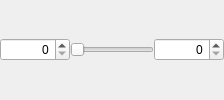
<?xml version="1.0" encoding="UTF-8"?>
<ui version="4.0">
 <class>SliderFilter</class>
 <widget class="QFrame" name="SliderFilter">
  <property name="sizePolicy">
   <sizepolicy hsizetype="Preferred" vsizetype="Preferred">
    <horstretch>0</horstretch>
    <verstretch>0</verstretch>
   </sizepolicy>
  </property>
  <property name="windowTitle">
   <string>SliderFilter</string>
  </property>
  <property name="accessibleName">
   <string/>
  </property>
  <layout class="QHBoxLayout" name="horizontalLayout">
   <property name="spacing">
    <number>0</number>
   </property>
   <property name="leftMargin">
    <number>0</number>
   </property>
   <property name="topMargin">
    <number>0</number>
   </property>
   <property name="rightMargin">
    <number>0</number>
   </property>
   <property name="bottomMargin">
    <number>0</number>
   </property>
   <item>
    <widget class="QSpinBox" name="spinBoxRangeMin">
     <property name="minimumSize">
      <size>
       <width>70</width>
       <height>0</height>
      </size>
     </property>
     <property name="alignment">
      <set>Qt::AlignRight|Qt::AlignTrailing|Qt::AlignVCenter</set>
     </property>
     <property name="buttonSymbols">
      <enum>QAbstractSpinBox::UpDownArrows</enum>
     </property>
     <property name="minimum">
      <number>0</number>
     </property>
     <property name="maximum">
      <number>999999</number>
     </property>
     <property name="value">
      <number>0</number>
     </property>
    </widget>
   </item>
   <item>
    <widget class="QSlider" name="sliderFilter">
     <property name="minimum">
      <number>1</number>
     </property>
     <property name="maximum">
      <number>100</number>
     </property>
     <property name="orientation">
      <enum>Qt::Horizontal</enum>
     </property>
    </widget>
   </item>
   <item>
    <widget class="QSpinBox" name="spinBoxRangeMax">
     <property name="minimumSize">
      <size>
       <width>70</width>
       <height>0</height>
      </size>
     </property>
     <property name="alignment">
      <set>Qt::AlignRight|Qt::AlignTrailing|Qt::AlignVCenter</set>
     </property>
     <property name="minimum">
      <number>0</number>
     </property>
     <property name="maximum">
      <number>999999</number>
     </property>
     <property name="value">
      <number>0</number>
     </property>
    </widget>
   </item>
  </layout>
 </widget>
 <resources/>
 <connections/>
</ui>
